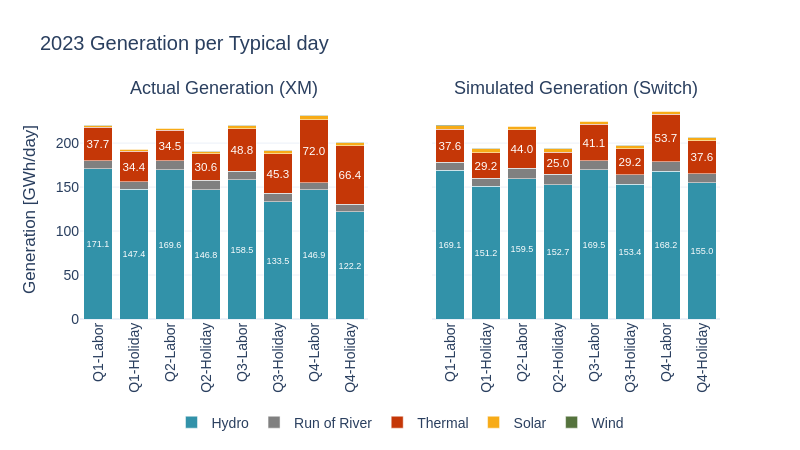

Notebook source saved alongside this figure:
### Code cell
sw.dispatch.plot_generation_per_typical_day(gen_res, gen_disp)

### Figure 1 — Plotly figure (JSON) as saved in the notebook; plotly's stock layout.template omitted (floating-point values rounded to 4 significant figures)
{"data": [{"insidetextanchor": "middle", "marker": {"color": "#3292A9"}, "name": "Hydro", "text": ["171.1", "147.4", "169.6", "146.8", "158.5", "133.5", "146.9", "122.2"], "textangle": 0, "textposition": "inside", "texttemplate": "%{text}", "type": "bar", "x": ["Q1-Labor", "Q1-Holiday", "Q2-Labor", "Q2-Holiday", "Q3-Labor", "Q3-Holiday", "Q4-Labor", "Q4-Holiday"], "xaxis": "x", "y": [171.1, 147.4, 169.6, 146.8, 158.5, 133.5, 146.9, 122.2], "yaxis": "y"}, {"insidetextanchor": "middle", "marker": {"color": "#808080"}, "name": "Run of River", "text": ["", "", "", "", "", "", "", ""], "textangle": 0, "textposition": "inside", "texttemplate": "%{text}", "type": "bar", "x": ["Q1-Labor", "Q1-Holiday", "Q2-Labor", "Q2-Holiday", "Q3-Labor", "Q3-Holiday", "Q4-Labor", "Q4-Holiday"], "xaxis": "x", "y": [8.928, 8.913, 10.5, 10.77, 9.243, 9.362, 7.85, 8.153], "yaxis": "y"}, {"insidetextanchor": "middle", "marker": {"color": "#C53707"}, "name": "Thermal", "text": ["37.7", "34.4", "34.5", "30.6", "48.8", "45.3", "72.0", "66.4"], "textangle": 0, "textposition": "inside", "texttemplate": "%{text}", "type": "bar", "x": ["Q1-Labor", "Q1-Holiday", "Q2-Labor", "Q2-Holiday", "Q3-Labor", "Q3-Holiday", "Q4-Labor", "Q4-Holiday"], "xaxis": "x", "y": [37.73, 34.43, 34.5, 30.58, 48.8, 45.28, 71.98, 66.44], "yaxis": "y"}, {"insidetextanchor": "middle", "marker": {"color": "#F7AB17"}, "name": "Solar", "text": ["", "", "", "", "", "", "", ""], "textangle": 0, "textposition": "inside", "texttemplate": "%{text}", "type": "bar", "x": ["Q1-Labor", "Q1-Holiday", "Q2-Labor", "Q2-Holiday", "Q3-Labor", "Q3-Holiday", "Q4-Labor", "Q4-Holiday"], "xaxis": "x", "y": [2.224, 2.192, 2.307, 2.207, 3.158, 3.122, 4.321, 3.938], "yaxis": "y"}, {"insidetextanchor": "middle", "marker": {"color": "#55733D"}, "name": "Wind", "text": ["", "", "", "", "", "", "", ""], "textangle": 0, "textposition": "inside", "texttemplate": "%{text}", "type": "bar", "x": ["Q1-Labor", "Q1-Holiday", "Q2-Labor", "Q2-Holiday", "Q3-Labor", "Q3-Holiday", "Q4-Labor", "Q4-Holiday"], "xaxis": "x", "y": [0.5147, 0.5072, 0.5385, 0.4895, 0.5042, 0.5134, 0.3709, 0.3365], "yaxis": "y"}, {"insidetextanchor": "middle", "marker": {"color": "#3292A9"}, "name": "Hydro", "showlegend": false, "text": ["169.1", "151.2", "159.5", "152.7", "169.5", "153.4", "168.2", "155.0"], "textangle": 0, "textposition": "inside", "texttemplate": "%{text:.1f}", "type": "bar", "x": ["Q1-Labor", "Q1-Holiday", "Q2-Labor", "Q2-Holiday", "Q3-Labor", "Q3-Holiday", "Q4-Labor", "Q4-Holiday"], "xaxis": "x2", "y": [169.1, 151.2, 159.5, 152.7, 169.5, 153.4, 168.2, 155.0], "yaxis": "y2"}, {"insidetextanchor": "middle", "marker": {"color": "#808080"}, "name": "Run of River", "showlegend": false, "text": ["", "", "", "", "", "", "", ""], "textangle": 0, "textposition": "inside", "texttemplate": "%{text:.1f}", "type": "bar", "x": ["Q1-Labor", "Q1-Holiday", "Q2-Labor", "Q2-Holiday", "Q3-Labor", "Q3-Holiday", "Q4-Labor", "Q4-Holiday"], "xaxis": "x2", "y": [9.003, 8.635, 11.82, 11.94, 10.64, 10.86, 10.72, 10.12], "yaxis": "y2"}, {"insidetextanchor": "middle", "marker": {"color": "#C53707"}, "name": "Thermal", "showlegend": false, "text": ["37.6", "29.2", "44.0", "25.0", "41.1", "29.2", "53.7", "37.6"], "textangle": 0, "textposition": "inside", "texttemplate": "%{text:.1f}", "type": "bar", "x": ["Q1-Labor", "Q1-Holiday", "Q2-Labor", "Q2-Holiday", "Q3-Labor", "Q3-Holiday", "Q4-Labor", "Q4-Holiday"], "xaxis": "x2", "y": [37.61, 29.25, 43.96, 24.99, 41.13, 29.15, 53.67, 37.56], "yaxis": "y2"}, {"insidetextanchor": "middle", "marker": {"color": "#F7AB17"}, "name": "Solar", "showlegend": false, "text": ["", "", "", "", "", "", "", ""], "textangle": 0, "textposition": "inside", "texttemplate": "%{text:.1f}", "type": "bar", "x": ["Q1-Labor", "Q1-Holiday", "Q2-Labor", "Q2-Holiday", "Q3-Labor", "Q3-Holiday", "Q4-Labor", "Q4-Holiday"], "xaxis": "x2", "y": [4.27, 4.261, 3.864, 3.838, 3.693, 3.714, 3.498, 3.503], "yaxis": "y2"}, {"insidetextanchor": "middle", "marker": {"color": "#55733D"}, "name": "Wind", "showlegend": false, "text": ["", "", "", "", "", "", "", ""], "textangle": 0, "textposition": "inside", "texttemplate": "%{text:.1f}", "type": "bar", "x": ["Q1-Labor", "Q1-Holiday", "Q2-Labor", "Q2-Holiday", "Q3-Labor", "Q3-Holiday", "Q4-Labor", "Q4-Holiday"], "xaxis": "x2", "y": [0.6379, 0.6439, 0.603, 0.6033, 0.5907, 0.6025, 0.5134, 0.5176], "yaxis": "y2"}], "layout": {"annotations": [{"font": {"size": 18}, "showarrow": false, "text": "Actual Generation (XM)", "x": 0.225, "xanchor": "center", "xref": "paper", "y": 1, "yanchor": "bottom", "yref": "paper"}, {"font": {"size": 18}, "showarrow": false, "text": "Simulated Generation (Switch)", "x": 0.775, "xanchor": "center", "xref": "paper", "y": 1, "yanchor": "bottom", "yref": "paper"}], "barmode": "stack", "font": {"family": "Arial", "size": 14}, "height": 450, "legend": {"orientation": "h", "traceorder": "normal", "x": 0.5, "xanchor": "center", "y": -0.4}, "title": {"text": "2023 Generation per Typical day"}, "width": 800, "xaxis": {"anchor": "y", "domain": [0, 0.45], "tickangle": -90}, "xaxis2": {"anchor": "y2", "domain": [0.55, 1], "tickangle": -90}, "yaxis": {"anchor": "x", "domain": [0, 1], "title": {"text": "Generation [GWh/day]"}}, "yaxis2": {"anchor": "x2", "domain": [0, 1], "matches": "y", "showticklabels": false}}}
